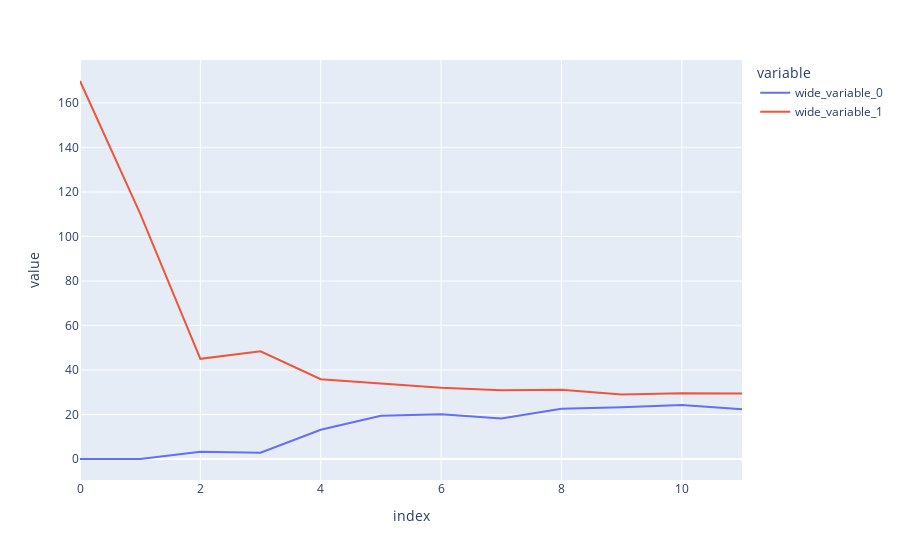

The cell this chart's notebook holds for it:
### Code cell
px.line(y=[np.array(training_cost).flatten(),np.array(cv_cost).flatten()])

### Figure 1 — Plotly figure (JSON) as saved in the notebook; plotly's stock layout.template omitted (floating-point values rounded to 4 significant figures)
{"data": [{"hovertemplate": "variable=wide_variable_0<br>index=%{x}<br>value=%{y}<extra></extra>", "legendgroup": "wide_variable_0", "line": {"color": "#636efa", "dash": "solid"}, "marker": {"symbol": "circle"}, "mode": "lines", "name": "wide_variable_0", "orientation": "v", "showlegend": true, "type": "scatter", "x": [0, 1, 2, 3, 4, 5, 6, 7, 8, 9, 10, 11], "xaxis": "x", "y": [8.632e-18, 8.371e-18, 3.287, 2.843, 13.15, 19.44, 20.1, 18.17, 22.61, 23.26, 24.32, 22.37], "yaxis": "y"}, {"hovertemplate": "variable=wide_variable_1<br>index=%{x}<br>value=%{y}<extra></extra>", "legendgroup": "wide_variable_1", "line": {"color": "#EF553B", "dash": "solid"}, "marker": {"symbol": "circle"}, "mode": "lines", "name": "wide_variable_1", "orientation": "v", "showlegend": true, "type": "scatter", "x": [0, 1, 2, 3, 4, 5, 6, 7, 8, 9, 10, 11], "xaxis": "x", "y": [169.9, 110.3, 45.01, 48.37, 35.87, 33.83, 31.97, 30.86, 31.14, 28.94, 29.55, 29.43], "yaxis": "y"}], "layout": {"legend": {"title": {"text": "variable"}, "tracegroupgap": 0}, "margin": {"t": 60}, "xaxis": {"anchor": "y", "domain": [0, 1], "title": {"text": "index"}}, "yaxis": {"anchor": "x", "domain": [0, 1], "title": {"text": "value"}}}}
